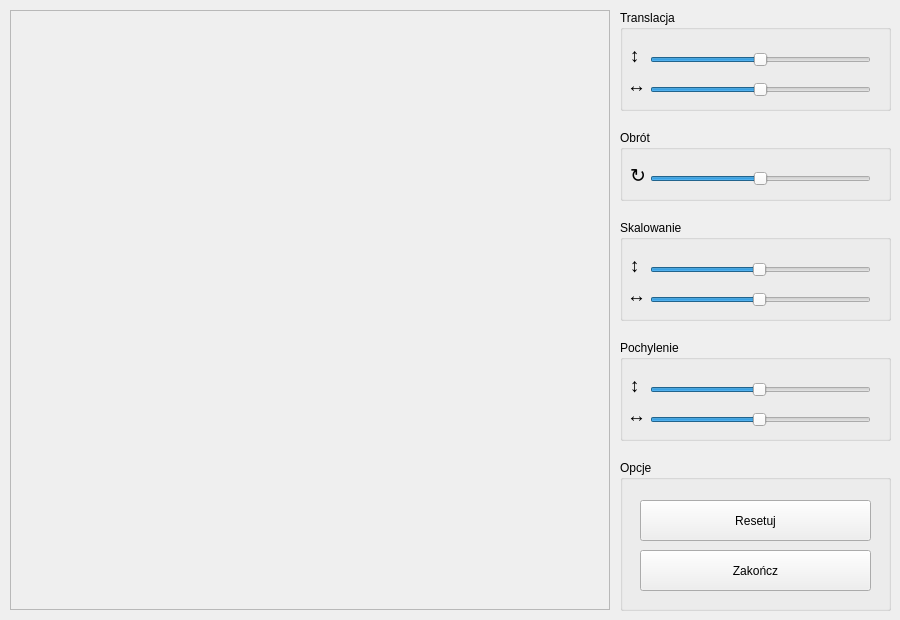
<?xml version="1.0" encoding="UTF-8"?>
<ui version="4.0">
 <class>MainWindow</class>
 <widget class="QMainWindow" name="MainWindow">
  <property name="geometry">
   <rect>
    <x>0</x>
    <y>0</y>
    <width>900</width>
    <height>620</height>
   </rect>
  </property>
  <property name="windowTitle">
   <string>PGK - Zadanie #10: Transformacje 2D</string>
  </property>
  <widget class="QWidget" name="centralwidget">
   <widget class="QFrame" name="frame">
    <property name="geometry">
     <rect>
      <x>10</x>
      <y>10</y>
      <width>600</width>
      <height>600</height>
     </rect>
    </property>
    <property name="frameShape">
     <enum>QFrame::StyledPanel</enum>
    </property>
    <property name="frameShadow">
     <enum>QFrame::Raised</enum>
    </property>
   </widget>
   <widget class="QGroupBox" name="optionsGroupBox">
    <property name="geometry">
     <rect>
      <x>620</x>
      <y>460</y>
      <width>271</width>
      <height>151</height>
     </rect>
    </property>
    <property name="title">
     <string>Opcje</string>
    </property>
    <widget class="QPushButton" name="exitButton">
     <property name="geometry">
      <rect>
       <x>20</x>
       <y>90</y>
       <width>231</width>
       <height>41</height>
      </rect>
     </property>
     <property name="text">
      <string>Zakończ</string>
     </property>
    </widget>
    <widget class="QPushButton" name="resetButton">
     <property name="geometry">
      <rect>
       <x>20</x>
       <y>40</y>
       <width>231</width>
       <height>41</height>
      </rect>
     </property>
     <property name="text">
      <string>Resetuj</string>
     </property>
    </widget>
   </widget>
   <widget class="QGroupBox" name="translationGroupBox">
    <property name="geometry">
     <rect>
      <x>620</x>
      <y>10</y>
      <width>271</width>
      <height>101</height>
     </rect>
    </property>
    <property name="title">
     <string>Translacja</string>
    </property>
    <widget class="QSlider" name="translationYSlider">
     <property name="geometry">
      <rect>
       <x>30</x>
       <y>40</y>
       <width>221</width>
       <height>20</height>
      </rect>
     </property>
     <property name="minimum">
      <number>-300</number>
     </property>
     <property name="maximum">
      <number>300</number>
     </property>
     <property name="orientation">
      <enum>Qt::Horizontal</enum>
     </property>
    </widget>
    <widget class="QSlider" name="translationXSlider">
     <property name="geometry">
      <rect>
       <x>30</x>
       <y>70</y>
       <width>221</width>
       <height>20</height>
      </rect>
     </property>
     <property name="minimum">
      <number>-300</number>
     </property>
     <property name="maximum">
      <number>300</number>
     </property>
     <property name="orientation">
      <enum>Qt::Horizontal</enum>
     </property>
    </widget>
    <widget class="QLabel" name="label">
     <property name="geometry">
      <rect>
       <x>10</x>
       <y>30</y>
       <width>16</width>
       <height>31</height>
      </rect>
     </property>
     <property name="font">
      <font>
       <pointsize>14</pointsize>
      </font>
     </property>
     <property name="text">
      <string>↕</string>
     </property>
    </widget>
    <widget class="QLabel" name="label_2">
     <property name="geometry">
      <rect>
       <x>7</x>
       <y>60</y>
       <width>21</width>
       <height>31</height>
      </rect>
     </property>
     <property name="font">
      <font>
       <pointsize>14</pointsize>
      </font>
     </property>
     <property name="text">
      <string>↔</string>
     </property>
    </widget>
   </widget>
   <widget class="QGroupBox" name="rotationGroupBox">
    <property name="geometry">
     <rect>
      <x>620</x>
      <y>130</y>
      <width>271</width>
      <height>71</height>
     </rect>
    </property>
    <property name="title">
     <string>Obrót</string>
    </property>
    <widget class="QLabel" name="label_3">
     <property name="geometry">
      <rect>
       <x>10</x>
       <y>30</y>
       <width>16</width>
       <height>31</height>
      </rect>
     </property>
     <property name="font">
      <font>
       <pointsize>14</pointsize>
      </font>
     </property>
     <property name="text">
      <string>↻</string>
     </property>
    </widget>
    <widget class="QSlider" name="rotationSlider">
     <property name="geometry">
      <rect>
       <x>30</x>
       <y>40</y>
       <width>221</width>
       <height>18</height>
      </rect>
     </property>
     <property name="minimum">
      <number>-180</number>
     </property>
     <property name="maximum">
      <number>180</number>
     </property>
     <property name="orientation">
      <enum>Qt::Horizontal</enum>
     </property>
    </widget>
   </widget>
   <widget class="QGroupBox" name="scalingGroupBox">
    <property name="geometry">
     <rect>
      <x>620</x>
      <y>220</y>
      <width>271</width>
      <height>101</height>
     </rect>
    </property>
    <property name="title">
     <string>Skalowanie</string>
    </property>
    <widget class="QSlider" name="scalingYSlider">
     <property name="geometry">
      <rect>
       <x>30</x>
       <y>40</y>
       <width>221</width>
       <height>20</height>
      </rect>
     </property>
     <property name="minimum">
      <number>1</number>
     </property>
     <property name="maximum">
      <number>100</number>
     </property>
     <property name="value">
      <number>50</number>
     </property>
     <property name="orientation">
      <enum>Qt::Horizontal</enum>
     </property>
    </widget>
    <widget class="QSlider" name="scalingXSlider">
     <property name="geometry">
      <rect>
       <x>30</x>
       <y>70</y>
       <width>221</width>
       <height>20</height>
      </rect>
     </property>
     <property name="minimum">
      <number>1</number>
     </property>
     <property name="maximum">
      <number>100</number>
     </property>
     <property name="value">
      <number>50</number>
     </property>
     <property name="orientation">
      <enum>Qt::Horizontal</enum>
     </property>
    </widget>
    <widget class="QLabel" name="label_4">
     <property name="geometry">
      <rect>
       <x>10</x>
       <y>30</y>
       <width>16</width>
       <height>31</height>
      </rect>
     </property>
     <property name="font">
      <font>
       <pointsize>14</pointsize>
      </font>
     </property>
     <property name="text">
      <string>↕</string>
     </property>
    </widget>
    <widget class="QLabel" name="label_5">
     <property name="geometry">
      <rect>
       <x>7</x>
       <y>60</y>
       <width>21</width>
       <height>31</height>
      </rect>
     </property>
     <property name="font">
      <font>
       <pointsize>14</pointsize>
      </font>
     </property>
     <property name="text">
      <string>↔</string>
     </property>
    </widget>
   </widget>
   <widget class="QGroupBox" name="shearingGroupBox">
    <property name="geometry">
     <rect>
      <x>620</x>
      <y>340</y>
      <width>271</width>
      <height>101</height>
     </rect>
    </property>
    <property name="title">
     <string>Pochylenie</string>
    </property>
    <widget class="QSlider" name="shearingYSlider">
     <property name="geometry">
      <rect>
       <x>30</x>
       <y>40</y>
       <width>221</width>
       <height>20</height>
      </rect>
     </property>
     <property name="minimum">
      <number>1</number>
     </property>
     <property name="maximum">
      <number>100</number>
     </property>
     <property name="value">
      <number>50</number>
     </property>
     <property name="orientation">
      <enum>Qt::Horizontal</enum>
     </property>
    </widget>
    <widget class="QSlider" name="shearingXSlider">
     <property name="geometry">
      <rect>
       <x>30</x>
       <y>70</y>
       <width>221</width>
       <height>20</height>
      </rect>
     </property>
     <property name="minimum">
      <number>1</number>
     </property>
     <property name="maximum">
      <number>100</number>
     </property>
     <property name="value">
      <number>50</number>
     </property>
     <property name="orientation">
      <enum>Qt::Horizontal</enum>
     </property>
    </widget>
    <widget class="QLabel" name="label_6">
     <property name="geometry">
      <rect>
       <x>10</x>
       <y>30</y>
       <width>16</width>
       <height>31</height>
      </rect>
     </property>
     <property name="font">
      <font>
       <pointsize>14</pointsize>
      </font>
     </property>
     <property name="text">
      <string>↕</string>
     </property>
    </widget>
    <widget class="QLabel" name="label_7">
     <property name="geometry">
      <rect>
       <x>7</x>
       <y>60</y>
       <width>21</width>
       <height>31</height>
      </rect>
     </property>
     <property name="font">
      <font>
       <pointsize>14</pointsize>
      </font>
     </property>
     <property name="text">
      <string>↔</string>
     </property>
    </widget>
   </widget>
  </widget>
 </widget>
 <resources/>
 <connections/>
</ui>
